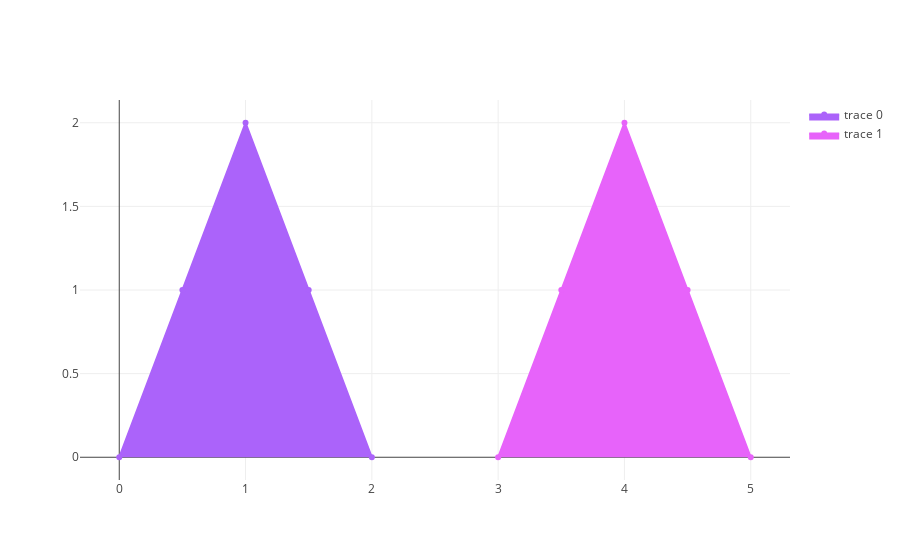

Source (notebook cell):
### Markdown cell above
# Select Hover Points

### Code cell
trace0 = go.Scatter(
    x=[0,0.5,1,1.5,2],
    y=[0,1,2,1,0],
    fill= 'toself',
    fillcolor = '#ab63fa',
    hoveron = 'points+fills',
    line = dict(
      color = '#ab63fa'
    ),
    text = "Points + Fills",
    hoverinfo = 'text'
)

trace1 = go.Scatter(
    x=[3,3.5,4,4.5,5],
    y=[0,1,2,1,0],
    fill='toself',
    fillcolor = '#e763fa',
    hoveron = 'points',
    line = dict(
      color = '#e763fa'
    ),
    text = "Points only",
    hoverinfo = 'text'
)

data = [trace0, trace1]
layout = go.Layout(
    title = "hover on <i>points</i> or <i>fill</i>",
    xaxis = dict(
      range = [0,5.2]
    ),
    yaxis = dict(
      range = [0,3]
    )
)
fig = go.Figure(data=data,layout=layout)
plotly.offline.iplot(data, filename='select-hover-points')

### Figure 1 — Plotly figure (JSON) as saved in the notebook; plotly's stock layout.template omitted (floating-point values rounded to 4 significant figures)
{"data": [{"fill": "toself", "fillcolor": "#ab63fa", "hoverinfo": "text", "hoveron": "points+fills", "line": {"color": "#ab63fa"}, "text": "Points + Fills", "type": "scatter", "uid": "9f690925-725b-4e3f-962b-daa61ccfe71c", "x": [0, 0.5, 1, 1.5, 2], "y": [0, 1, 2, 1, 0]}, {"fill": "toself", "fillcolor": "#e763fa", "hoverinfo": "text", "hoveron": "points", "line": {"color": "#e763fa"}, "text": "Points only", "type": "scatter", "uid": "4127ca13-a6dc-40ae-ac10-21284bef1006", "x": [3, 3.5, 4, 4.5, 5], "y": [0, 1, 2, 1, 0]}], "layout": {}}
